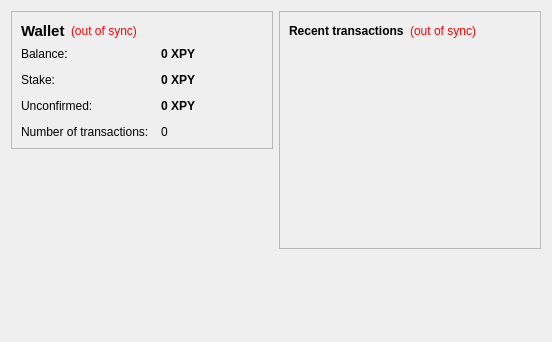
<?xml version="1.0" encoding="UTF-8"?>
<ui version="4.0">
 <class>OverviewPage</class>
 <widget class="QWidget" name="OverviewPage">
  <property name="geometry">
   <rect>
    <x>0</x>
    <y>0</y>
    <width>552</width>
    <height>342</height>
   </rect>
  </property>
  <property name="windowTitle">
   <string>Form</string>
  </property>
  <layout class="QHBoxLayout" name="horizontalLayout" stretch="1,1">
   <item>
    <layout class="QVBoxLayout" name="verticalLayout_2">
     <item>
      <widget class="QFrame" name="frame">
       <property name="frameShape">
        <enum>QFrame::StyledPanel</enum>
       </property>
       <property name="frameShadow">
        <enum>QFrame::Raised</enum>
       </property>
       <layout class="QVBoxLayout" name="verticalLayout_4">
        <item>
         <layout class="QHBoxLayout" name="horizontalLayout_4">
          <item>
           <widget class="QLabel" name="label_5">
            <property name="font">
             <font>
              <pointsize>11</pointsize>
              <weight>75</weight>
              <bold>true</bold>
             </font>
            </property>
            <property name="text">
             <string>Wallet</string>
            </property>
           </widget>
          </item>
          <item>
           <widget class="QLabel" name="labelWalletStatus">
            <property name="toolTip">
             <string>The displayed information may be out of date. Your wallet automatically synchronizes with the Suck-a-Coin network after a connection is established, but this process has not completed yet.</string>
            </property>
            <property name="styleSheet">
             <string notr="true">QLabel { color: red; }</string>
            </property>
            <property name="text">
             <string notr="true">(out of sync)</string>
            </property>
            <property name="alignment">
             <set>Qt::AlignLeading|Qt::AlignLeft|Qt::AlignVCenter</set>
            </property>
           </widget>
          </item>
          <item>
           <spacer name="horizontalSpacer_2">
            <property name="orientation">
             <enum>Qt::Horizontal</enum>
            </property>
            <property name="sizeHint" stdset="0">
             <size>
              <width>40</width>
              <height>20</height>
             </size>
            </property>
           </spacer>
          </item>
         </layout>
        </item>
        <item>
         <layout class="QFormLayout" name="formLayout_2">
          <property name="fieldGrowthPolicy">
           <enum>QFormLayout::AllNonFixedFieldsGrow</enum>
          </property>
          <property name="horizontalSpacing">
           <number>12</number>
          </property>
          <property name="verticalSpacing">
           <number>12</number>
          </property>
          <item row="0" column="0">
           <widget class="QLabel" name="label">
            <property name="text">
             <string>Balance:</string>
            </property>
           </widget>
          </item>
          <item row="0" column="1">
           <widget class="QLabel" name="labelBalance">
            <property name="font">
             <font>
              <weight>75</weight>
              <bold>true</bold>
             </font>
            </property>
            <property name="cursor">
             <cursorShape>IBeamCursor</cursorShape>
            </property>
            <property name="toolTip">
             <string>Your current balance</string>
            </property>
            <property name="text">
             <string notr="true">0 XPY</string>
            </property>
            <property name="textInteractionFlags">
             <set>Qt::LinksAccessibleByMouse|Qt::TextSelectableByKeyboard|Qt::TextSelectableByMouse</set>
            </property>
           </widget>
          </item>
          <item row="1" column="0">
           <widget class="QLabel" name="label_6">
            <property name="text">
             <string>Stake:</string>
            </property>
           </widget>
          </item>
          <item row="1" column="1">
           <widget class="QLabel" name="labelStake">
            <property name="font">
             <font>
              <weight>75</weight>
              <bold>true</bold>
             </font>
            </property>
            <property name="cursor">
             <cursorShape>IBeamCursor</cursorShape>
            </property>
            <property name="toolTip">
             <string>Your current stake</string>
            </property>
            <property name="text">
             <string notr="true">0 XPY</string>
            </property>
            <property name="textInteractionFlags">
             <set>Qt::LinksAccessibleByMouse|Qt::TextSelectableByKeyboard|Qt::TextSelectableByMouse</set>
            </property>
           </widget>
          </item>

          <item row="2" column="0">
           <widget class="QLabel" name="label_3">
            <property name="text">
             <string>Unconfirmed:</string>
            </property>
           </widget>
          </item>
          <item row="2" column="1">
           <widget class="QLabel" name="labelUnconfirmed">
            <property name="font">
             <font>
              <weight>75</weight>
              <bold>true</bold>
             </font>
            </property>
            <property name="cursor">
             <cursorShape>IBeamCursor</cursorShape>
            </property>
            <property name="toolTip">
             <string>Total of transactions that have yet to be confirmed, and do not yet count toward the current balance</string>
            </property>
            <property name="text">
             <string notr="true">0 XPY</string>
            </property>
            <property name="textInteractionFlags">
             <set>Qt::LinksAccessibleByMouse|Qt::TextSelectableByKeyboard|Qt::TextSelectableByMouse</set>
            </property>
           </widget>
          </item>
          <item row="3" column="0">
           <widget class="QLabel" name="label_2">
            <property name="text">
             <string>Number of transactions:</string>
            </property>
           </widget>
          </item>
          <item row="3" column="1">
           <widget class="QLabel" name="labelNumTransactions">
            <property name="toolTip">
             <string>Total number of transactions in wallet</string>
            </property>
            <property name="text">
             <string notr="true">0</string>
            </property>
           </widget>
          </item>
         </layout>
        </item>
       </layout>
      </widget>
     </item>
     <item>
      <spacer name="verticalSpacer">
       <property name="orientation">
        <enum>Qt::Vertical</enum>
       </property>
       <property name="sizeHint" stdset="0">
        <size>
         <width>20</width>
         <height>40</height>
        </size>
       </property>
      </spacer>
     </item>
    </layout>
   </item>
   <item>
    <layout class="QVBoxLayout" name="verticalLayout_3">
     <item>
      <widget class="QFrame" name="frame_2">
       <property name="frameShape">
        <enum>QFrame::StyledPanel</enum>
       </property>
       <property name="frameShadow">
        <enum>QFrame::Raised</enum>
       </property>
       <layout class="QVBoxLayout" name="verticalLayout">
        <item>
         <layout class="QHBoxLayout" name="horizontalLayout_2">
          <item>
           <widget class="QLabel" name="label_4">
            <property name="text">
             <string>&lt;b&gt;Recent transactions&lt;/b&gt;</string>
            </property>
           </widget>
          </item>
          <item>
           <widget class="QLabel" name="labelTransactionsStatus">
            <property name="toolTip">
             <string>The displayed information may be out of date. Your wallet automatically synchronizes with the Suck-a-Coin network after a connection is established, but this process has not completed yet.</string>
            </property>
            <property name="styleSheet">
             <string notr="true">QLabel { color: red; }</string>
            </property>
            <property name="text">
             <string notr="true">(out of sync)</string>
            </property>
            <property name="alignment">
             <set>Qt::AlignRight|Qt::AlignTrailing|Qt::AlignVCenter</set>
            </property>
           </widget>
          </item>
          <item>
           <spacer name="horizontalSpacer">
            <property name="orientation">
             <enum>Qt::Horizontal</enum>
            </property>
            <property name="sizeHint" stdset="0">
             <size>
              <width>40</width>
              <height>20</height>
             </size>
            </property>
           </spacer>
          </item>
         </layout>
        </item>
        <item>
         <widget class="QListView" name="listTransactions">
          <property name="styleSheet">
           <string notr="true">QListView { background: transparent; }</string>
          </property>
          <property name="frameShape">
           <enum>QFrame::NoFrame</enum>
          </property>
          <property name="verticalScrollBarPolicy">
           <enum>Qt::ScrollBarAlwaysOff</enum>
          </property>
          <property name="horizontalScrollBarPolicy">
           <enum>Qt::ScrollBarAlwaysOff</enum>
          </property>
          <property name="selectionMode">
           <enum>QAbstractItemView::NoSelection</enum>
          </property>
         </widget>
        </item>
       </layout>
      </widget>
     </item>
     <item>
      <spacer name="verticalSpacer_2">
       <property name="orientation">
        <enum>Qt::Vertical</enum>
       </property>
       <property name="sizeHint" stdset="0">
        <size>
         <width>20</width>
         <height>40</height>
        </size>
       </property>
      </spacer>
     </item>
    </layout>
   </item>
  </layout>
 </widget>
 <resources/>
 <connections/>
</ui>
